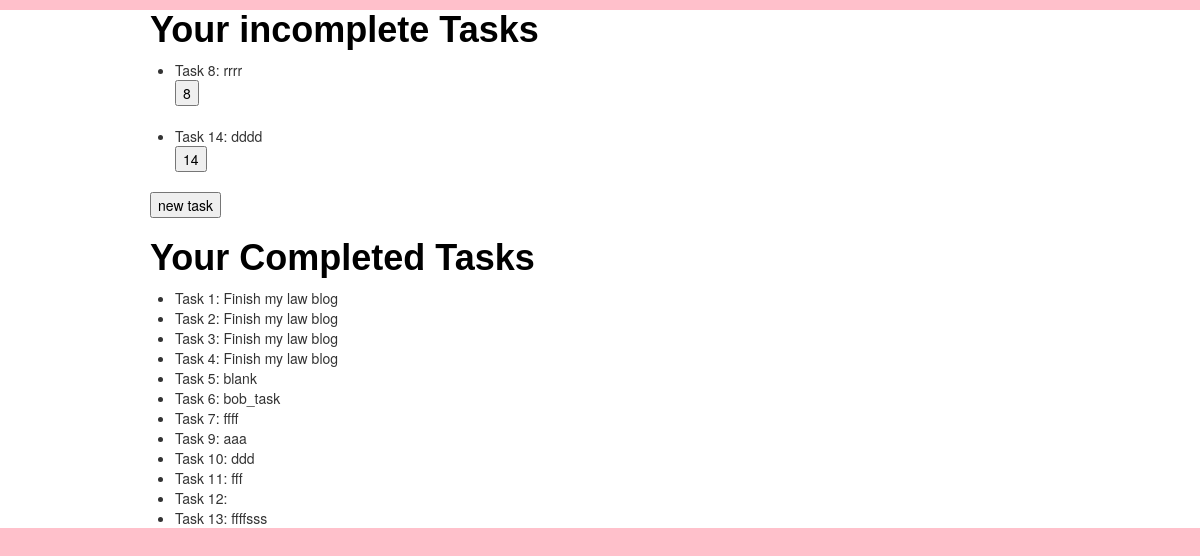
The page /tasks on the database its author committed.
### tables this page shows
CREATE TABLE Tasks (
    id INTEGER PRIMARY KEY,
    title VARCHAR(64),
    created_at DATETIME,
    completed_at DATETIME,
    user_id INTEGER
);

### tipsy.py (the view)
@app.route("/tasks")
def list_tasks():
    db = model.connect_db()
    tasks_from_db = model.get_tasks(db, None)
    return render_template("list_tasks.html", tasks=tasks_from_db)

### model.py (called while the page is built)
def connect_db():
    return sqlite3.connect("tipsy.db")

def get_tasks(db, user_id = None):
    if user_id:
        c = db.cursor()
        query = """SELECT * from Tasks WHERE user_id = ?"""
        c.execute(query, (user_id,))
        result = c.fetchone()
        if result:
            fields=["id", "title", 'created_at', 'completed_at', 'user_id']
            return dict(zip(fields, result))
    else:
        task_list = []
        c = db.cursor()
        query = """SELECT * from Tasks"""
        c.execute(query)
        db.commit()
        result = c.fetchall()
        for row in result:
            fields=["id", "title", 'created_at', 'completed_at', 'user_id']
            task_list.append(dict(zip(fields,row)))
        return task_list

### templates/list_tasks.html (shortened to what this page needs)
<!Doctype html>
<html>
<head>
    <link rel=stylesheet type=text/css href="/static/css/bootstrap.css">
    <link rel=stylesheet type=text/css href='/static/css/style.css'>
</head>
<body>
    <div id="main-container">
        <div id ='task_list'>
            <h1> Your incomplete Tasks</h1>
            <ul id="tasks">
            {% for task in tasks %}
                {% if task['completed_at'] == None %}
                     <li>Task {{ task['id'] }}: {{ task['title'] }}
                        <form method = "POST" action="/complete_task">
                         <input type="submit" name = "complete" value="{{ task['id']  }}">
                        </form>
                     </li>
                {% endif %}
            {% endfor %}
            </ul>
            <form method="link" action="/new_task">
                <input type="submit" value="new task">
            </form>
            <h1> Your Completed Tasks</h1>
            <ul id="tasks">
            {% for task in tasks %}
                {% if task['completed_at'] != None %}
                     <li>Task {{ task['id'] }}: {{ task['title'] }}
                     </li>
                {% endif %}
            {% endfor %}
            </ul>
        </div>
    </div>
</body>
</html>

### static/css/style.css (style rules this page uses)
html { background-color: pink; }
#main-container { width: 75%; margin: 0 auto; }
h1 { color: black; font-family:helvetica; }

### rows shown on the page
Tasks: id "8", title "rrrr", complete "8"
Tasks: id "14", title "dddd", complete "14"
Tasks: id "1", title "Finish my law blog"
Tasks: id "2", title "Finish my law blog"
Tasks: id "3", title "Finish my law blog"
Tasks: id "4", title "Finish my law blog"
Tasks: id "5", title "blank"
Tasks: id "6", title "bob_task"
Tasks: id "7", title "ffff"
Tasks: id "9", title "aaa"
Tasks: id "10", title "ddd"
Tasks: id "11", title "fff"
Tasks: id "12"
Tasks: id "13", title "ffffsss"
